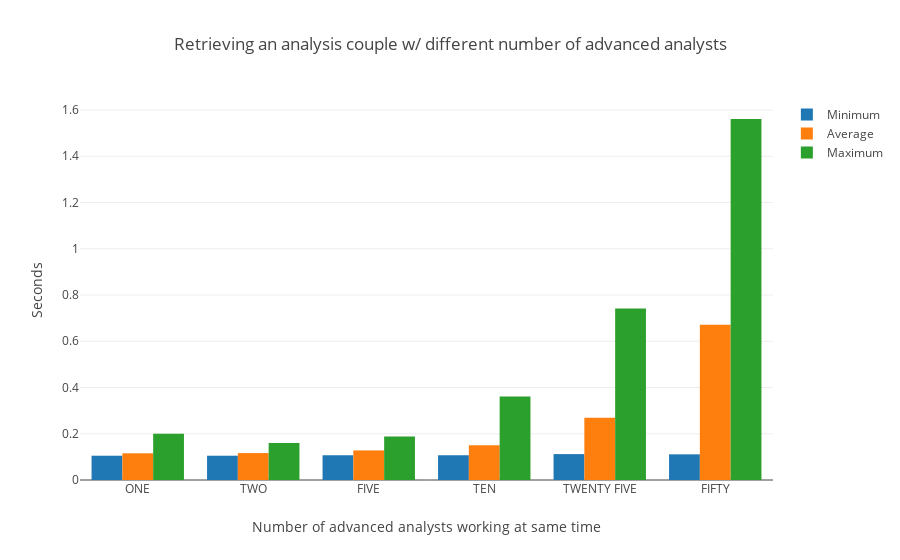

Here is the notebook cell this chart was saved with:
### Markdown cell above
####  Get analysis couple times (minimum, average & maximum)

### Code cell
trace1 = go.Bar(
    x=num_analysts,
    y=min_get_ana,
    name='Minimum'
)
trace2 = go.Bar(
    x=num_analysts,
    y=avg_get_ana,
    name='Average'
)
trace3 = go.Bar(
    x=num_analysts,
    y=max_get_ana,
    name='Maximum'
)
data = [trace1, trace2, trace3]
layout = go.Layout(
    barmode='group',
    title='Retrieving an analysis couple w/ different number of advanced analysts',
    xaxis=dict(title=dict(text="Number of advanced analysts working at same time")),
    yaxis=dict(title=dict(text="Seconds"))
)

fig = go.Figure(data=data, layout=layout)
plotly.offline.iplot(fig, filename='grouped-bar')

### Figure 1 — Plotly figure (JSON) as saved in the notebook; plotly's stock layout.template omitted (floating-point values rounded to 4 significant figures)
{"data": [{"name": "Minimum", "type": "bar", "uid": "00d5955a-f4de-491a-90d8-2713fadb1deb", "x": ["ONE", "TWO", "FIVE", "TEN", "TWENTY FIVE", "FIFTY"], "y": [0.105, 0.105, 0.107, 0.107, 0.112, 0.111]}, {"name": "Average", "type": "bar", "uid": "490e3608-fb26-46ff-9488-d1dcfdf6efcc", "x": ["ONE", "TWO", "FIVE", "TEN", "TWENTY FIVE", "FIFTY"], "y": [0.1155, 0.1164, 0.1279, 0.1501, 0.2696, 0.6711]}, {"name": "Maximum", "type": "bar", "uid": "2f205d12-3479-4964-8796-1c2afb1dbf67", "x": ["ONE", "TWO", "FIVE", "TEN", "TWENTY FIVE", "FIFTY"], "y": [0.2, 0.16, 0.188, 0.361, 0.742, 1.561]}], "layout": {"barmode": "group", "title": {"text": "Retrieving an analysis couple w/ different number of advanced analysts"}, "xaxis": {"title": {"text": "Number of advanced analysts working at same time"}}, "yaxis": {"title": {"text": "Seconds"}}}}
